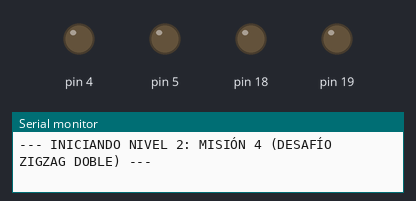
The sketch below on a simulated Arduino Uno, built with avr-gcc and run on an emulated ATmega328P. Parts: output pins drawn as LEDs (lit = HIGH), the last lines printed to the serial monitor.

Above: at 0.1 s.
At 2.5 s:
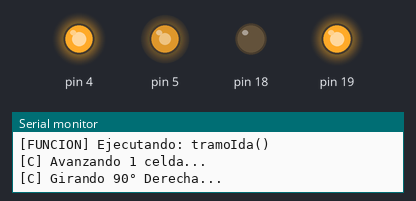
At 7.9 s:
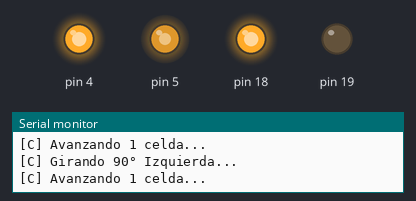
At 16.1 s:
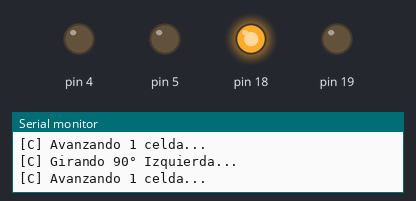
Timing chart, 0 to 17.6 s (numbered marks = the images above):
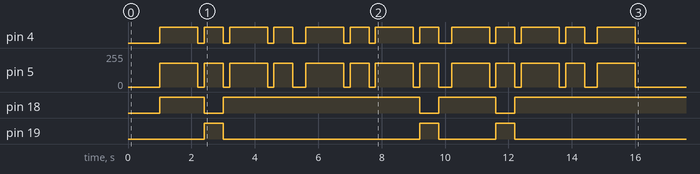

The sketch:

mision_4_desafio_zigzag_doble.ino
```cpp
/**
 * @file mision_4_desafio_zigzag_doble.ino
 * @brief Nivel 2 - Misión 4: Desafío de Zigzag Doble
 * @details Solución modular en C para recorrer un laberinto de zigzag
 *          de alta complejidad usando múltiples bloques personalizados.
 * @author Sistema BEKIE / WIRED
 */

#include "../logic_c.h"

// --- FUNCIONES MODULARES EN C ---

// Tramo de ida en la S del zigzag
void tramoIda() {
  Serial.println("[FUNCION] Ejecutando: tramoIda()");
  avanzarPaso();
  girarDerecha90();
  avanzarPaso();
  girarIzquierda90();
}

// Tramo de vuelta en la S del zigzag
void tramoVuelta() {
  Serial.println("[FUNCION] Ejecutando: tramoVuelta()");
  avanzarPaso();
  girarIzquierda90();
  avanzarPaso();
  girarDerecha90();
}

void setup() {
  Serial.begin(115200);
  Serial.println("--- INICIANDO NIVEL 2: MISIÓN 4 (DESAFÍO ZIGZAG DOBLE) ---");

  inicializarHardware();
  delay(1000);

  // Ejecución coordinada del laberinto
  tramoIda();
  delay(200);

  tramoVuelta();
  delay(200);

  tramoIda();
  delay(200);

  // Avanzar tramo final recto a la meta
  avanzarPaso();

  detenerRobot();
  Serial.println("--- MISIÓN 4 COMPLETADA EN C ---");
}

void loop() {
}
```
